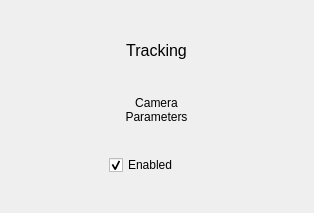
<?xml version="1.0" encoding="UTF-8"?>
<ui version="4.0">
 <class>VisionSelect</class>
 <widget class="QWidget" name="VisionSelect">
  <property name="geometry">
   <rect>
    <x>0</x>
    <y>0</y>
    <width>314</width>
    <height>213</height>
   </rect>
  </property>
  <property name="windowTitle">
   <string>Form</string>
  </property>
  <layout class="QHBoxLayout">
   <item>
    <spacer>
     <property name="orientation">
      <enum>Qt::Horizontal</enum>
     </property>
     <property name="sizeHint" stdset="0">
      <size>
       <width>102</width>
       <height>20</height>
      </size>
     </property>
    </spacer>
   </item>
   <item>
    <layout class="QVBoxLayout">
     <item>
      <widget class="QPushButton" name="ui_trackingButton">
       <property name="minimumSize">
        <size>
         <width>95</width>
         <height>30</height>
        </size>
       </property>
       <property name="maximumSize">
        <size>
         <width>95</width>
         <height>30</height>
        </size>
       </property>
       <property name="styleSheet">
        <string>QPushButton{
border:0px;
background-image:url(:/actions/rivet95x30L.png);
color:black;
font-size:12pt;
}
QPushButton:pressed{
border:0px;
background-image:url(:/actions/rivet95x30D.png);
color:white;
font-size:12pt;
}</string>
       </property>
       <property name="text">
        <string>Tracking</string>
       </property>
      </widget>
     </item>
     <item>
      <widget class="QPushButton" name="ui_settingButton">
       <property name="enabled">
        <bool>true</bool>
       </property>
       <property name="minimumSize">
        <size>
         <width>95</width>
         <height>30</height>
        </size>
       </property>
       <property name="maximumSize">
        <size>
         <width>95</width>
         <height>30</height>
        </size>
       </property>
       <property name="font">
        <font>
         <pointsize>9</pointsize>
        </font>
       </property>
       <property name="styleSheet">
        <string notr="true">QPushButton{
border:0px;
background-image:url(:/actions/rivet95x30L.png);
color:black;
font-size:9pt;
}
QPushButton:pressed{
border:0px;
background-image:url(:/actions/rivet95x30D.png);
color:white;
}</string>
       </property>
       <property name="text">
        <string>Camera
Parameters</string>
       </property>
      </widget>
     </item>
     <item>
      <widget class="QCheckBox" name="ui_enabledCheckBox">
       <property name="text">
        <string>Enabled</string>
       </property>
       <property name="checked">
        <bool>true</bool>
       </property>
      </widget>
     </item>
    </layout>
   </item>
   <item>
    <spacer>
     <property name="orientation">
      <enum>Qt::Horizontal</enum>
     </property>
     <property name="sizeHint" stdset="0">
      <size>
       <width>102</width>
       <height>20</height>
      </size>
     </property>
    </spacer>
   </item>
  </layout>
 </widget>
 <resources/>
 <connections/>
</ui>
